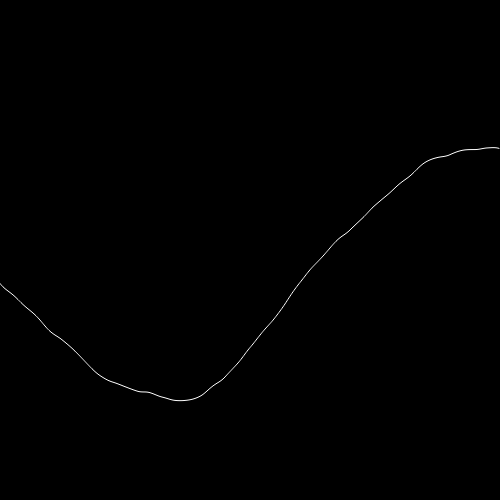
Frame 1 (no input)
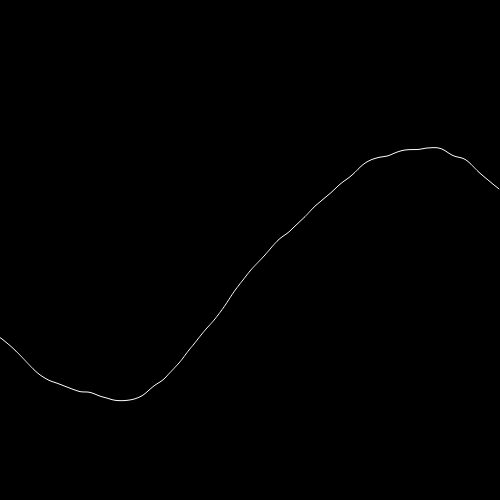
Frame 60 (no input)
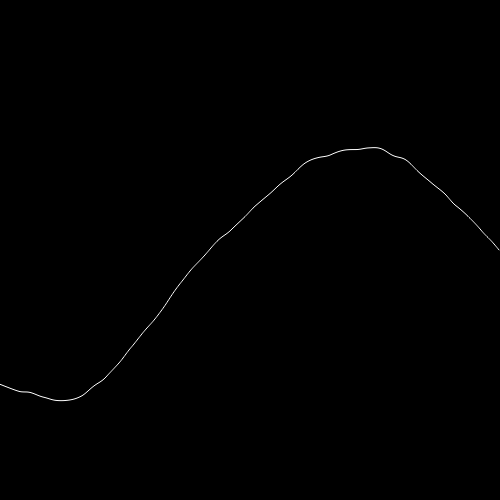
Frame 120 (the mouse pressed at the canvas centre since frame 60)

The p5.js sketch that drew these frames (run headless with seeded random() and noise() and a simulated clock; from frame 60 on, the mouse is pressed at the canvas centre):

// p5.js sketch
// ── sketch.js
const width = 500;
const height = 500;
const increment = 0.01;
let start = 0;

function setup() {
    createCanvas(width, height)
}
  
function draw() {
    background(0);
    stroke(255);
    noFill();
    beginShape();
    let xOffset = start;
    for (let x = 0; x < width; x++) {
        // let y = noise(xOffset) * height;

        // sin gives values between -1 and 1 so we push it by height/2 and then reajust the amplitude
        // let y = height/2 + sin(xOffset) * height/2; 
        let y = noise(xOffset)*50 + height/2 + sin(xOffset) * height/4; 
        vertex(x, y);
        xOffset += increment;
    }
    endShape();
    // noLoop();
    start += increment;
}
